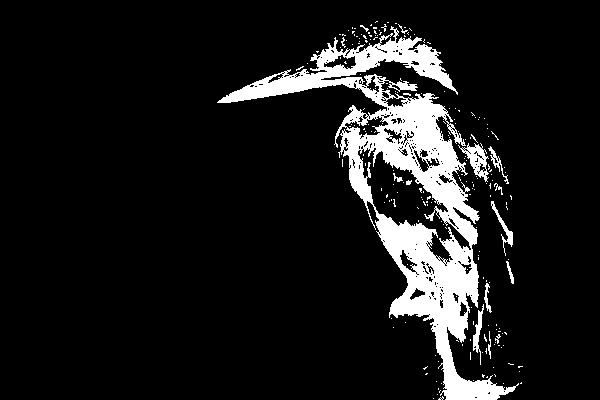
#> input picture logika-operator/vanilla/not/binary_1.jpg, 600 x 400 px
$ python logika-operator-not.py
#> lines starting #> are read from the running program, lines starting #| are printed output that depends on the picture
from PIL import Image

# Isi nama citra yang akan diproses
namaImage1 = 'binary_1.jpg'

# Buka citra yang akan diproses
image1 = Image.open(namaImage1).convert("RGB")

# Tampilkan gambar awal
image1.show()

# Mendapatkan ukuran gambar
lebar, tinggi = image1.size
#> lebar = 600; tinggi = 400

hasil_gambar = Image.new("RGB", (lebar, tinggi))
#> hasil_gambar: PIL image 600x400 RGB; every value is 0

for x in range(lebar):
    for y in range(tinggi):
        pixel1 = image1.getpixel((x, y))

        # Operasi logika NOT (Inversi nilai piksel)
        r = 255 - pixel1[0]
        g = 255 - pixel1[1]
        b = 255 - pixel1[2]

        hasil_gambar.putpixel((x, y), (r, g, b))
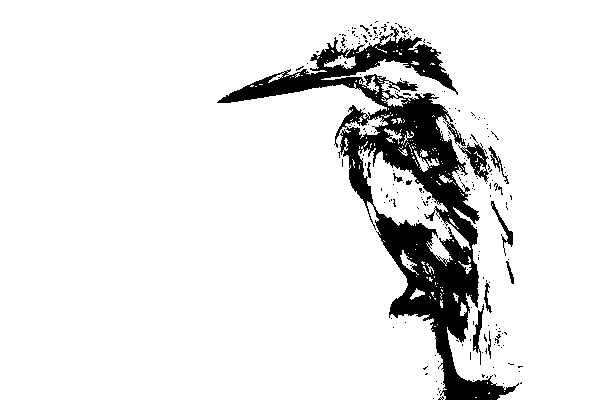
#> hasil_gambar: PIL image 600x400 RGB; min 0, max 255, mean 229.1

# Simpan hasil gambar
hasil_gambar.save("operator_not_" + namaImage1)

# Tampilkan gambar hasil
hasil_gambar.show()

$ run again, with logika-operator/vanilla/not/binary_2.jpg copied over logika-operator/vanilla/not/binary_1.jpg
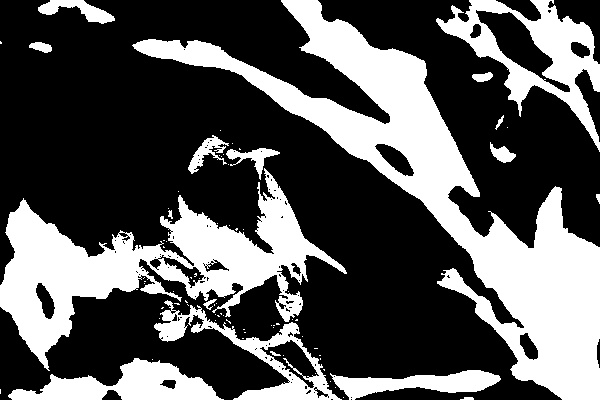
#> input picture logika-operator/vanilla/not/binary_2.jpg, 600 x 400 px
#> after the loop `for x in range(lebar):`:
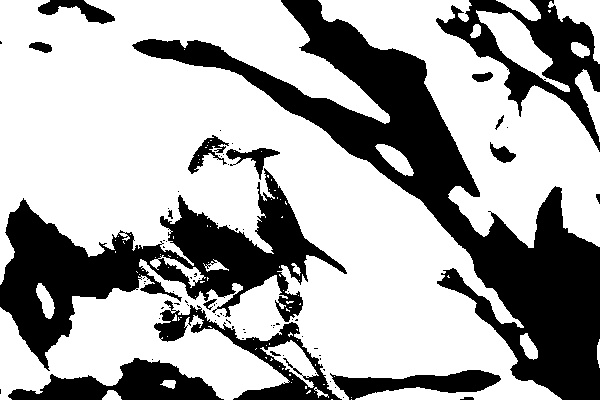
#> hasil_gambar: PIL image 600x400 RGB; min 0, max 255, mean 168.1
